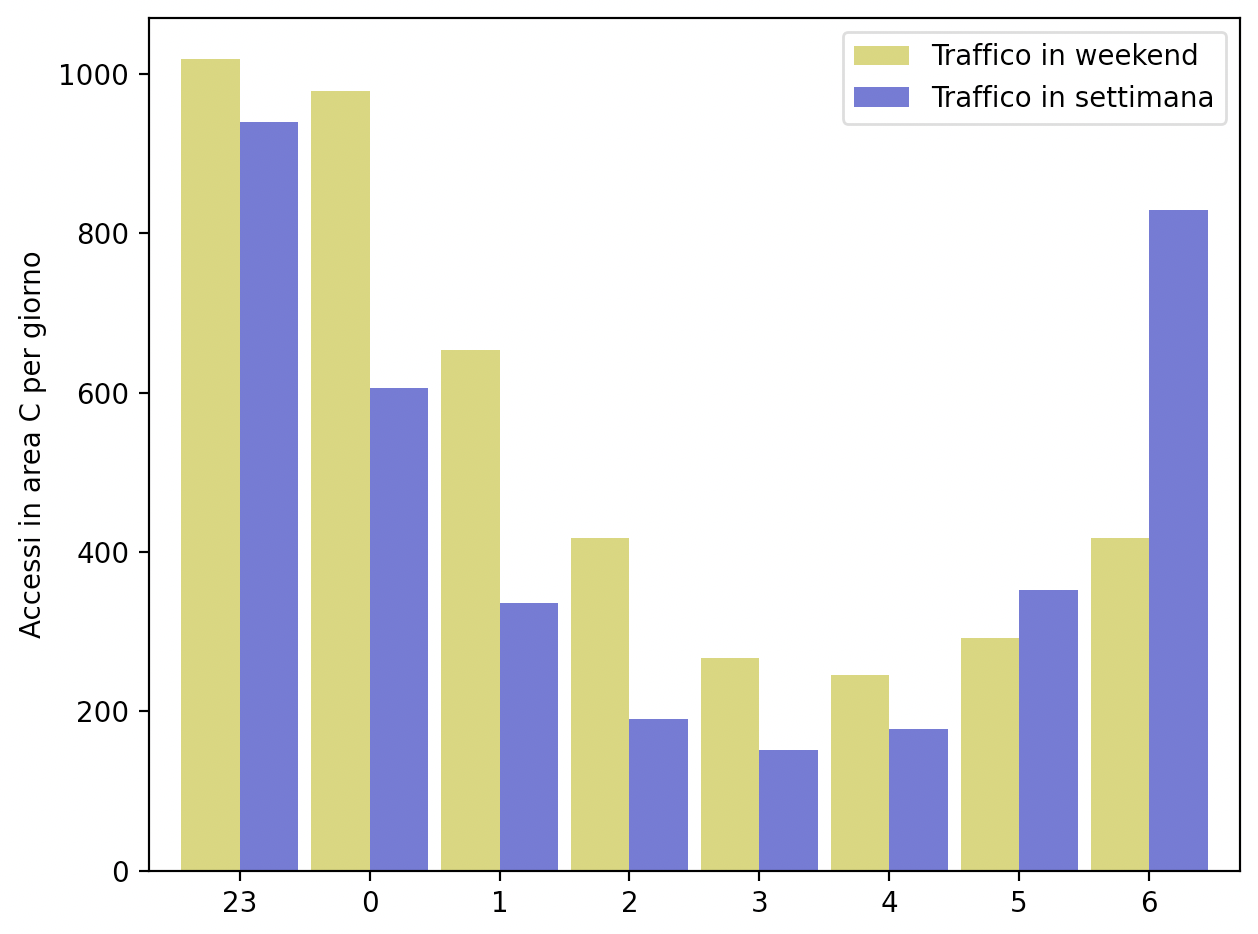

The Python source for this figure:

import pandas as pd
import matplotlib.pyplot as plt
import datetime

data = pd.read_csv("dataset/area_c/orari_2016.csv", sep=';').dropna()

orari_serali = data[(data['hour'] == 23) | (data['hour'] == 24) |(data['hour'] == 0) | (data['hour'] == 1) | (data['hour'] == 2) | (data['hour'] == 3) | (data['hour'] == 4) | (data['hour'] == 5) | (data['hour'] == 6)]

def is_weekend(year, month, day) -> pd.Series: 
    s = pd.Series()

    for y, m, d in zip(year, month, day): 
        s = s.append(pd.Series(datetime.datetime(y, m, d).weekday() > 4), ignore_index=True)

    return s

weekend_days = orari_serali
week_days = orari_serali
days = is_weekend(orari_serali['year'], orari_serali['month'], orari_serali['day'])

weekend_days.index = range(0, len(weekend_days))
week_days.index = range(0, len(week_days))
i = 0
for d in days: 
    if not d: 
        weekend_days = weekend_days.drop(index=i)
    else: 
        week_days = week_days.drop(index=i)
    i+= 1

traffico = {}
for f in weekend_days['hour'].unique():
    traffico[f] = weekend_days[weekend_days['hour'] == f]['totale'].sum()

traffico_weekend = pd.DataFrame(traffico, index=['Traffico in weekend']).transpose()

traffico = {}
for f in weekend_days['hour'].unique():
    traffico[f] = week_days[week_days['hour'] == f]['totale'].sum()

traffico_week = pd.DataFrame(traffico, index=['Traffico in settimana']).transpose()


traffico_weekend /= 2 * 52
traffico_week /= 5 * 52


traffico_weekend = traffico_weekend.reindex([23,0,1,2,3,4,5,6])
traffico_week = traffico_week.reindex([23,0,1,2,3,4,5,6])

traffico_weekend['Traffico in settimana'] = traffico_week['Traffico in settimana']
traffico_weekend.plot.bar(width=0.9, color=['#d1d162', '#6262d1'])
plt.ylabel("Accessi in area C per giorno")
plt.xticks(rotation=0)
plt.tight_layout()
plt.show()


# data = pd.read_csv("dataset/incidenti/incidenti_2016.txt", sep="\t", encoding='latin1')
# data = data[data['Ora'] != 25]

# notte = data[(data['Ora'] < 7) | (data['Ora'] > 22)]
# ora_notte_week = notte[notte['giorno'] < 6]['Ora'].value_counts().sort_index()
# ora_notte_weekend = notte[notte['giorno'] > 5]['Ora'].value_counts().sort_index()

# ora_notte_week = ora_notte_week.reindex([23,24,1,2,3,4,5,6])
# ora_notte_weekend = ora_notte_weekend.reindex([23,24,1,2,3,4,5,6])

# ora_notte_week /= 5 * 52 
# ora_notte_weekend /= 2 * 52

# ora_notte_week = ora_notte_week.rename(index={24:0})
# ora_notte_weekend = ora_notte_weekend.rename(index={24:0})

# traffico_week = pd.Series(traffico_week['Traffico in settimana'], index=traffico_week.index)
# traffico_weekend = pd.Series(traffico_weekend['Traffico in weekend'], index=traffico_weekend.index)

# ora_notte_week /= traffico_week
# ora_notte_weekend /= traffico_weekend

# pd.DataFrame(
#     [ora_notte_week, ora_notte_weekend], 
#     ['Week', 'Weekend']
# ).transpose().plot.bar(color=['#d1d162', '#6262d1'], width=0.9)

# plt.xlabel("Principali ore della notte")
# plt.ylabel("Rapporto tra incidenti e traffico")
# plt.legend(['week', 'weekend'])
# plt.xticks(rotation=0)

# plt.show()
